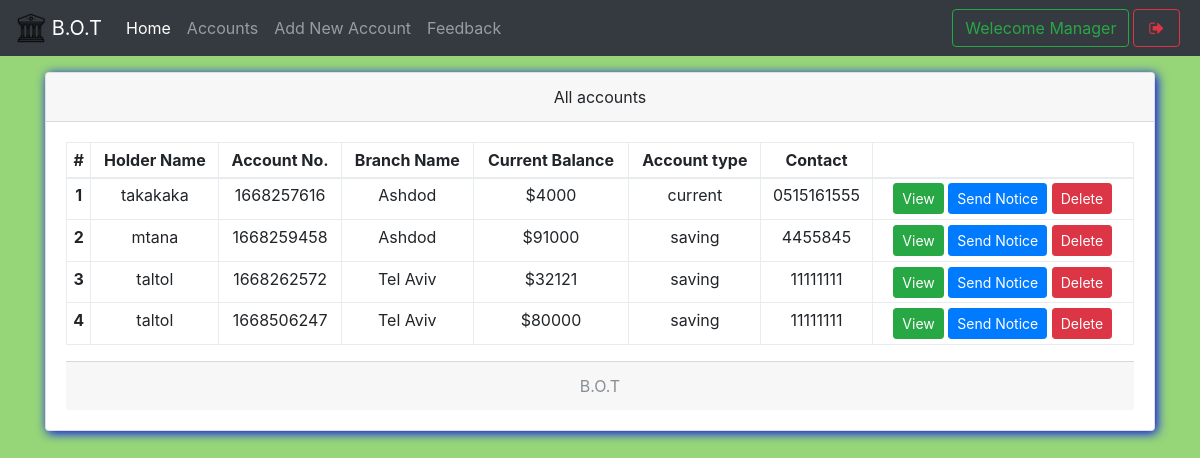
The page /mindex.php (signed in) on the database its author committed.
### tables this page shows
CREATE TABLE `useraccounts` (
  `id` int(11) NOT NULL,
  `email` text NOT NULL,
  `password` text NOT NULL,
  `name` varchar(111) NOT NULL,
  `balance` varchar(111) NOT NULL,
  `number` varchar(111) NOT NULL,
  `city` varchar(111) NOT NULL,
  `address` varchar(111) NOT NULL,
  `source` varchar(111) NOT NULL,
  `accountNo` varchar(111) NOT NULL,
  `branch` varchar(111) NOT NULL,
  `accountType` varchar(111) NOT NULL,
  `date` timestamp NOT NULL DEFAULT current_timestamp()
);

CREATE TABLE `branch` (
  `branchId` int(11) NOT NULL,
  `branchNo` varchar(111) NOT NULL,
  `branchName` varchar(111) NOT NULL
);

### mindex.php (the view, shortened to what this page needs)
<!DOCTYPE html>
<html>
<head>
  <?php require 'assets\autoloader.php'; ?>
  <?php require 'assets\function.php'; ?>
</head>
<body style="background:#96D678;background-size: 100%">
<nav class="navbar navbar-expand-lg navbar-dark bg-dark fixed-top">
 <a class="navbar-brand" href="#">
    <img src="images/logo.png" width="30" height="30" class="d-inline-block align-top" alt="">
   <?php echo bankname; ?>
  </a>
  <div class="collapse navbar-collapse" id="navbarSupportedContent">
    <ul class="navbar-nav mr-auto">
      <li class="nav-item ">
        <a class="nav-link active" href="mindex.php">Home <span class="sr-only">(current)</span></a>
      </li>
      <li class="nav-item ">  <a class="nav-link" href="maccounts.php">Accounts</a></li>
      <li class="nav-item ">  <a class="nav-link" href="maddnew.php">Add New Account</a></li>
      <li class="nav-item ">  <a class="nav-link" href="mfeedback.php">Feedback</a></li>
    </ul>
    <?php include 'msideButton.php'; ?>
  </div>
</nav><br><br><br>
<div class="container">
<div class="card w-100 text-center shadowBlue">
  <div class="card-header">
    All accounts
  </div>
  <div class="card-body">
   <table class="table table-bordered table-sm">
  <thead>
    <tr>
      <th scope="col">#</th>
      <th scope="col">Holder Name</th>
      <th scope="col">Account No.</th>
      <th scope="col">Branch Name</th>
      <th scope="col">Current Balance</th>
      <th scope="col">Account type</th>
      <th scope="col">Contact</th>
      <th scope="col"></th>
    </tr>
  </thead>
  <tbody>
    <?php
      $i=0;
      $array = $con->query("select * from useraccounts,branch where useraccounts.branch = branch.branchId");
      if ($array->num_rows > 0)
      {
        while ($row = $array->fetch_assoc())
        {$i++;
    ?>
      <tr>
        <th scope="row"><?php echo $i ?></th>
        <td><?php echo $row['name'] ?></td>
        <td><?php echo $row['accountNo'] ?></td>
        <td><?php echo $row['branchName'] ?></td>
        <td>$<?php echo $row['balance'] ?></td>
        <td><?php echo $row['accountType'] ?></td>
        <td><?php echo $row['number'] ?></td>
        <td>
          <a href="show.php?id=<?php echo $row['id'] ?>" class='btn btn-success btn-sm' data-toggle='tooltip' title="View More info">View</a>
          <a href="mnotice.php?id=<?php echo $row['id'] ?>" class='btn btn-primary btn-sm' data-toggle='tooltip' title="Send notice to this">Send Notice</a>
          <a href="mindex.php?delete=<?php echo $row['id'] ?>" class='btn btn-danger btn-sm' data-toggle='tooltip' title="Delete this account">Delete</a>
        </td>
      </tr>
    <?php
        }
      }
     ?>
  </tbody>
</table>
  <div class="card-footer text-muted">
    <?php echo bankname; ?>
  </div>
</div>
</body>
</html>

### assets/autoloader.php (shortened to what this page needs)
<link rel="stylesheet" type="text/css" href="css/bootstrap.min.css">
<link rel="stylesheet" type="text/css" href="css/custom.css">
<link rel="stylesheet" type="text/css" href="font-awesome/css/font-awesome.min.css">

### msideButton.php
<form class="form-inline my-2 my-lg-0">
       	<button class="btn btn-outline-success">Welecome Manager</button>
        <a href="logout.php" data-toggle="tooltip" title="Logout" class="btn btn-outline-danger mx-1" ><i class="fa fa-sign-out fa-fw"></i></a>
</form>

### css/custom.css (style rules this page uses)
.shadowBlue { box-shadow: 2px 2px 11px blue }

### rows shown on the page
useraccounts: name "takakaka", accountNo "1668257616", branch.branchName "Ashdod", balance "4000", accountType "current", number "0515161555"
useraccounts: name "mtana", accountNo "1668259458", branch.branchName "Ashdod", balance "91000", accountType "saving", number "4455845"
useraccounts: name "taltol", accountNo "1668262572", branch.branchName "Tel Aviv", balance "32121", accountType "saving", number "11111111"
useraccounts: name "taltol", accountNo "1668506247", branch.branchName "Tel Aviv", balance "80000", accountType "saving", number "11111111"

### other values the page prints
bankname "B.O.T"
